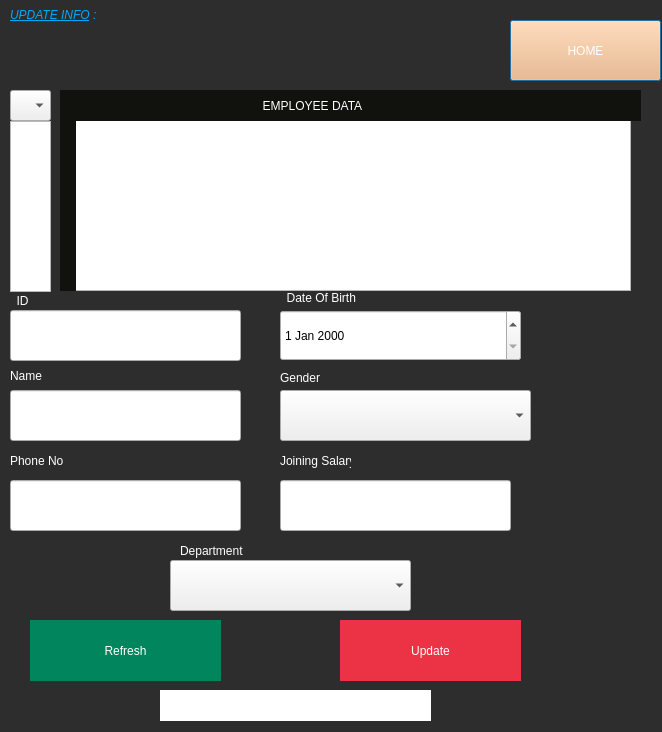
<?xml version="1.0" encoding="UTF-8"?>
<ui version="4.0">
 <class>Update</class>
 <widget class="QDialog" name="Update">
  <property name="geometry">
   <rect>
    <x>0</x>
    <y>0</y>
    <width>662</width>
    <height>732</height>
   </rect>
  </property>
  <property name="windowTitle">
   <string>Dialog</string>
  </property>
  <property name="styleSheet">
   <string notr="true">#Update
{
	background:#2D2D2D;
}

</string>
  </property>
  <widget class="QLabel" name="upconnection">
   <property name="geometry">
    <rect>
     <x>160</x>
     <y>690</y>
     <width>271</width>
     <height>31</height>
    </rect>
   </property>
   <property name="styleSheet">
    <string notr="true">#upconnection
{
	background:white;
	color:black;
	border:none;
	padding-left:6px;
}</string>
   </property>
   <property name="text">
    <string/>
   </property>
  </widget>
  <widget class="QLabel" name="label_10">
   <property name="geometry">
    <rect>
     <x>10</x>
     <y>0</y>
     <width>111</width>
     <height>31</height>
    </rect>
   </property>
   <property name="text">
    <string>&lt;html&gt;&lt;head/&gt;&lt;body&gt;&lt;p&gt;&lt;span style=&quot; font-style:italic; text-decoration: underline; color:#00aaff;&quot;&gt;UPDATE INFO&lt;/span&gt;&lt;span style=&quot; font-style:italic; color:#00aaff;&quot;&gt; : &lt;/span&gt;&lt;/p&gt;&lt;/body&gt;&lt;/html&gt;</string>
   </property>
  </widget>
  <widget class="QPushButton" name="Back">
   <property name="geometry">
    <rect>
     <x>510</x>
     <y>20</y>
     <width>151</width>
     <height>61</height>
    </rect>
   </property>
   <property name="styleSheet">
    <string notr="true">color:white;
background-color: rgb(255, 176, 107);</string>
   </property>
   <property name="text">
    <string>HOME</string>
   </property>
  </widget>
  <widget class="QPushButton" name="UpButton">
   <property name="geometry">
    <rect>
     <x>340</x>
     <y>620</y>
     <width>181</width>
     <height>61</height>
    </rect>
   </property>
   <property name="styleSheet">
    <string notr="true">#UpButton
{
	background:#EC3245;
	border:none;
	color:white;
}

#UpButton:hover
{
	background:#2d2d2d;
	border:2px solid #EC3245;
	color:#EC3245;
}</string>
   </property>
   <property name="text">
    <string>Update</string>
   </property>
  </widget>
  <widget class="QTableView" name="UptableView">
   <property name="geometry">
    <rect>
     <x>60</x>
     <y>120</y>
     <width>571</width>
     <height>171</height>
    </rect>
   </property>
  </widget>
  <widget class="QLineEdit" name="UpName">
   <property name="geometry">
    <rect>
     <x>10</x>
     <y>390</y>
     <width>231</width>
     <height>51</height>
    </rect>
   </property>
  </widget>
  <widget class="QLineEdit" name="Upid">
   <property name="geometry">
    <rect>
     <x>10</x>
     <y>310</y>
     <width>231</width>
     <height>51</height>
    </rect>
   </property>
  </widget>
  <widget class="QComboBox" name="Updep">
   <property name="geometry">
    <rect>
     <x>170</x>
     <y>560</y>
     <width>241</width>
     <height>51</height>
    </rect>
   </property>
  </widget>
  <widget class="QLineEdit" name="UpPhone">
   <property name="geometry">
    <rect>
     <x>10</x>
     <y>480</y>
     <width>231</width>
     <height>51</height>
    </rect>
   </property>
  </widget>
  <widget class="QComboBox" name="Upgen">
   <property name="geometry">
    <rect>
     <x>280</x>
     <y>390</y>
     <width>251</width>
     <height>51</height>
    </rect>
   </property>
  </widget>
  <widget class="QDateEdit" name="dateEdit">
   <property name="geometry">
    <rect>
     <x>280</x>
     <y>310</y>
     <width>241</width>
     <height>51</height>
    </rect>
   </property>
  </widget>
  <widget class="QLineEdit" name="UpSalary">
   <property name="geometry">
    <rect>
     <x>280</x>
     <y>480</y>
     <width>231</width>
     <height>51</height>
    </rect>
   </property>
  </widget>
  <widget class="QLabel" name="label">
   <property name="geometry">
    <rect>
     <x>60</x>
     <y>90</y>
     <width>581</width>
     <height>31</height>
    </rect>
   </property>
   <property name="styleSheet">
    <string notr="true">#label
{
	color:white;
	background:#11110E;
padding-left:10px;
}</string>
   </property>
   <property name="text">
    <string>                                                         EMPLOYEE DATA</string>
   </property>
  </widget>
  <widget class="QLabel" name="label_2">
   <property name="geometry">
    <rect>
     <x>10</x>
     <y>360</y>
     <width>71</width>
     <height>31</height>
    </rect>
   </property>
   <property name="styleSheet">
    <string notr="true">#label_2
{
	color:white;
}</string>
   </property>
   <property name="text">
    <string>Name</string>
   </property>
  </widget>
  <widget class="QLabel" name="label_3">
   <property name="geometry">
    <rect>
     <x>10</x>
     <y>290</y>
     <width>51</width>
     <height>21</height>
    </rect>
   </property>
   <property name="styleSheet">
    <string notr="true">#label_3
{
	color:white;
}</string>
   </property>
   <property name="text">
    <string>  ID</string>
   </property>
  </widget>
  <widget class="QLabel" name="label_4">
   <property name="geometry">
    <rect>
     <x>180</x>
     <y>540</y>
     <width>71</width>
     <height>21</height>
    </rect>
   </property>
   <property name="styleSheet">
    <string notr="true">#label_4
{
	color:white;
}</string>
   </property>
   <property name="text">
    <string>Department</string>
   </property>
  </widget>
  <widget class="QLabel" name="label_5">
   <property name="geometry">
    <rect>
     <x>10</x>
     <y>450</y>
     <width>71</width>
     <height>21</height>
    </rect>
   </property>
   <property name="styleSheet">
    <string notr="true">#label_5
{
	color:white;
}</string>
   </property>
   <property name="text">
    <string>Phone No</string>
   </property>
  </widget>
  <widget class="QLabel" name="label_6">
   <property name="geometry">
    <rect>
     <x>280</x>
     <y>450</y>
     <width>71</width>
     <height>21</height>
    </rect>
   </property>
   <property name="styleSheet">
    <string notr="true">#label_6
{
	color:white;
}</string>
   </property>
   <property name="text">
    <string>Joining Salary</string>
   </property>
  </widget>
  <widget class="QLabel" name="label_7">
   <property name="geometry">
    <rect>
     <x>280</x>
     <y>290</y>
     <width>91</width>
     <height>16</height>
    </rect>
   </property>
   <property name="styleSheet">
    <string notr="true">#label_7
{
	color:white;
}</string>
   </property>
   <property name="text">
    <string>  Date Of Birth</string>
   </property>
  </widget>
  <widget class="QLabel" name="label_8">
   <property name="geometry">
    <rect>
     <x>280</x>
     <y>370</y>
     <width>101</width>
     <height>16</height>
    </rect>
   </property>
   <property name="styleSheet">
    <string notr="true">#label_8
{
	color:white;
}</string>
   </property>
   <property name="text">
    <string>Gender</string>
   </property>
  </widget>
  <widget class="QPushButton" name="Ref">
   <property name="geometry">
    <rect>
     <x>30</x>
     <y>620</y>
     <width>191</width>
     <height>61</height>
    </rect>
   </property>
   <property name="styleSheet">
    <string notr="true">#Ref
{
	background:#00855C;
	border:none;
	color:white;
}

#Ref:hover
{
	background:#2D2D2D;
	border:2px solid #00855C;
	color:#00855C;
}</string>
   </property>
   <property name="text">
    <string>Refresh</string>
   </property>
  </widget>
  <widget class="QLabel" name="label_9">
   <property name="geometry">
    <rect>
     <x>430</x>
     <y>310</y>
     <width>51</width>
     <height>51</height>
    </rect>
   </property>
   <property name="text">
    <string/>
   </property>
   <property name="pixmap">
    <pixmap resource="Images.qrc">:/Assets/cal.png</pixmap>
   </property>
  </widget>
  <widget class="QLabel" name="label_11">
   <property name="geometry">
    <rect>
     <x>60</x>
     <y>120</y>
     <width>16</width>
     <height>171</height>
    </rect>
   </property>
   <property name="styleSheet">
    <string notr="true">#label_11
{
	color:white;
	background:#11110E;
padding-left:10px;
}</string>
   </property>
   <property name="text">
    <string/>
   </property>
  </widget>
  <widget class="QListView" name="listView">
   <property name="geometry">
    <rect>
     <x>10</x>
     <y>121</y>
     <width>41</width>
     <height>171</height>
    </rect>
   </property>
  </widget>
  <widget class="QComboBox" name="LBox">
   <property name="geometry">
    <rect>
     <x>10</x>
     <y>90</y>
     <width>41</width>
     <height>31</height>
    </rect>
   </property>
  </widget>
 </widget>
 <resources>
  <include location="Images.qrc"/>
 </resources>
 <connections/>
</ui>
